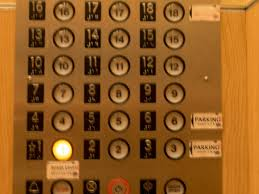
#> input picture images/Elevator_shoot.jpeg, 259 x 194 px
$ python -i Segmentation.py   (imports and definitions only)
#> lines starting #> are read from the running program, lines starting #| are printed output that depends on the picture; after the words box and inside, x2 and y2 are one past the last pixel; in counts of white or black regions, pixels touching at a corner belong together
#> further down, picture is the input picture: shape (194, 259, 3); mean B, G, R 33.8, 91.1, 146.1
import cv2


def cv_segmentation(color_image):
    gray = cv2.cvtColor(color_image, cv2.COLOR_BGR2GRAY)
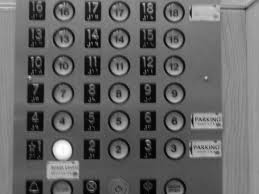
#> gray: shape (194, 259); min 1, max 254, mean 101
    thresh, bin_img = cv2.threshold(gray,0,255,cv2.THRESH_BINARY_INV+cv2.THRESH_OTSU)
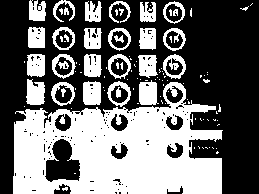
#> bin_img: shape (194, 259); 42.7% white; 109 white regions (77 under 20 px), largest, box (x1, y1, x2, y2) and area: (13, 82, 223, 194) 14619, (139, 80, 159, 105) 403, (83, 81, 101, 105) 398
#> thresh = 96
    return cv2.cvtColor(bin_img,cv2.COLOR_GRAY2RGB)


>>> import cv2
>>> picture = cv2.imread('../images/Elevator_shoot.jpeg')
>>> result = cv_segmentation(picture)
